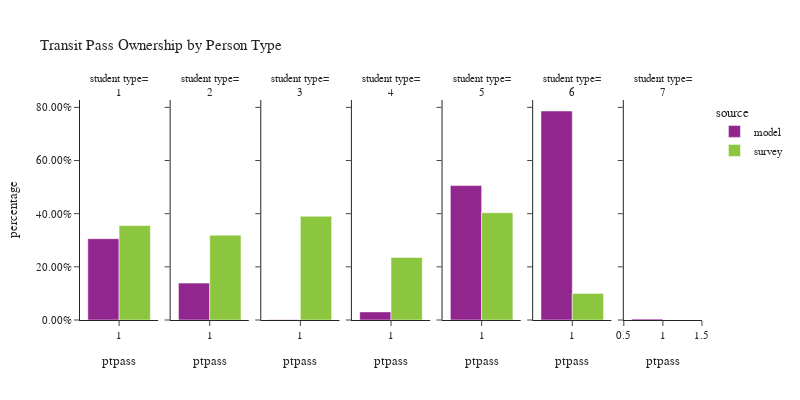

Notebook source saved alongside this figure:
### Code cell
plot_transit_pass(person, 'pptyp', 'Person Type', 'student type')

### Figure 1 — Plotly figure (JSON) as saved in the notebook; plotly's stock layout.template omitted (floating-point values rounded to 4 significant figures)
{"data": [{"alignmentgroup": "True", "customdata": [[504984]], "hovertemplate": "source=model<br>pptyp=1<br>ptpass=%{x}<br>percentage=%{y}<br>sample count=%{customdata[0]}<extra></extra>", "legendgroup": "model", "marker": {"color": "#91268F", "pattern": {"shape": ""}}, "name": "model", "offsetgroup": "model", "orientation": "v", "showlegend": true, "textposition": "auto", "type": "bar", "x": [1.0], "xaxis": "x", "y": [0.3059], "yaxis": "y"}, {"alignmentgroup": "True", "customdata": [[43002]], "hovertemplate": "source=model<br>pptyp=2<br>ptpass=%{x}<br>percentage=%{y}<br>sample count=%{customdata[0]}<extra></extra>", "legendgroup": "model", "marker": {"color": "#91268F", "pattern": {"shape": ""}}, "name": "model", "offsetgroup": "model", "orientation": "v", "showlegend": false, "textposition": "auto", "type": "bar", "x": [1.0], "xaxis": "x2", "y": [0.1388], "yaxis": "y2"}, {"alignmentgroup": "True", "customdata": [[247]], "hovertemplate": "source=model<br>pptyp=3<br>ptpass=%{x}<br>percentage=%{y}<br>sample count=%{customdata[0]}<extra></extra>", "legendgroup": "model", "marker": {"color": "#91268F", "pattern": {"shape": ""}}, "name": "model", "offsetgroup": "model", "orientation": "v", "showlegend": false, "textposition": "auto", "type": "bar", "x": [1.0], "xaxis": "x3", "y": [0.0005564], "yaxis": "y3"}, {"alignmentgroup": "True", "customdata": [[14815]], "hovertemplate": "source=model<br>pptyp=4<br>ptpass=%{x}<br>percentage=%{y}<br>sample count=%{customdata[0]}<extra></extra>", "legendgroup": "model", "marker": {"color": "#91268F", "pattern": {"shape": ""}}, "name": "model", "offsetgroup": "model", "orientation": "v", "showlegend": false, "textposition": "auto", "type": "bar", "x": [1.0], "xaxis": "x4", "y": [0.03057], "yaxis": "y4"}, {"alignmentgroup": "True", "customdata": [[75379]], "hovertemplate": "source=model<br>pptyp=5<br>ptpass=%{x}<br>percentage=%{y}<br>sample count=%{customdata[0]}<extra></extra>", "legendgroup": "model", "marker": {"color": "#91268F", "pattern": {"shape": ""}}, "name": "model", "offsetgroup": "model", "orientation": "v", "showlegend": false, "textposition": "auto", "type": "bar", "x": [1.0], "xaxis": "x5", "y": [0.5057], "yaxis": "y5"}, {"alignmentgroup": "True", "customdata": [[88260]], "hovertemplate": "source=model<br>pptyp=6<br>ptpass=%{x}<br>percentage=%{y}<br>sample count=%{customdata[0]}<extra></extra>", "legendgroup": "model", "marker": {"color": "#91268F", "pattern": {"shape": ""}}, "name": "model", "offsetgroup": "model", "orientation": "v", "showlegend": false, "textposition": "auto", "type": "bar", "x": [1.0], "xaxis": "x6", "y": [0.7863], "yaxis": "y6"}, {"alignmentgroup": "True", "customdata": [[1829]], "hovertemplate": "source=model<br>pptyp=7<br>ptpass=%{x}<br>percentage=%{y}<br>sample count=%{customdata[0]}<extra></extra>", "legendgroup": "model", "marker": {"color": "#91268F", "pattern": {"shape": ""}}, "name": "model", "offsetgroup": "model", "orientation": "v", "showlegend": false, "textposition": "auto", "type": "bar", "x": [1.0], "xaxis": "x7", "y": [0.003718], "yaxis": "y7"}, {"alignmentgroup": "True", "customdata": [[1491]], "hovertemplate": "source=survey<br>pptyp=1<br>ptpass=%{x}<br>percentage=%{y}<br>sample count=%{customdata[0]}<extra></extra>", "legendgroup": "survey", "marker": {"color": "#8CC63E", "pattern": {"shape": ""}}, "name": "survey", "offsetgroup": "survey", "orientation": "v", "showlegend": true, "textposition": "auto", "type": "bar", "x": [1.0], "xaxis": "x", "y": [0.3553], "yaxis": "y"}, {"alignmentgroup": "True", "customdata": [[241]], "hovertemplate": "source=survey<br>pptyp=2<br>ptpass=%{x}<br>percentage=%{y}<br>sample count=%{customdata[0]}<extra></extra>", "legendgroup": "survey", "marker": {"color": "#8CC63E", "pattern": {"shape": ""}}, "name": "survey", "offsetgroup": "survey", "orientation": "v", "showlegend": false, "textposition": "auto", "type": "bar", "x": [1.0], "xaxis": "x2", "y": [0.3191], "yaxis": "y2"}, {"alignmentgroup": "True", "customdata": [[468]], "hovertemplate": "source=survey<br>pptyp=3<br>ptpass=%{x}<br>percentage=%{y}<br>sample count=%{customdata[0]}<extra></extra>", "legendgroup": "survey", "marker": {"color": "#8CC63E", "pattern": {"shape": ""}}, "name": "survey", "offsetgroup": "survey", "orientation": "v", "showlegend": false, "textposition": "auto", "type": "bar", "x": [1.0], "xaxis": "x3", "y": [0.3905], "yaxis": "y3"}, {"alignmentgroup": "True", "customdata": [[335]], "hovertemplate": "source=survey<br>pptyp=4<br>ptpass=%{x}<br>percentage=%{y}<br>sample count=%{customdata[0]}<extra></extra>", "legendgroup": "survey", "marker": {"color": "#8CC63E", "pattern": {"shape": ""}}, "name": "survey", "offsetgroup": "survey", "orientation": "v", "showlegend": false, "textposition": "auto", "type": "bar", "x": [1.0], "xaxis": "x4", "y": [0.2354], "yaxis": "y4"}, {"alignmentgroup": "True", "customdata": [[100]], "hovertemplate": "source=survey<br>pptyp=5<br>ptpass=%{x}<br>percentage=%{y}<br>sample count=%{customdata[0]}<extra></extra>", "legendgroup": "survey", "marker": {"color": "#8CC63E", "pattern": {"shape": ""}}, "name": "survey", "offsetgroup": "survey", "orientation": "v", "showlegend": false, "textposition": "auto", "type": "bar", "x": [1.0], "xaxis": "x5", "y": [0.4037], "yaxis": "y5"}, {"alignmentgroup": "True", "customdata": [[17]], "hovertemplate": "source=survey<br>pptyp=6<br>ptpass=%{x}<br>percentage=%{y}<br>sample count=%{customdata[0]}<extra></extra>", "legendgroup": "survey", "marker": {"color": "#8CC63E", "pattern": {"shape": ""}}, "name": "survey", "offsetgroup": "survey", "orientation": "v", "showlegend": false, "textposition": "auto", "type": "bar", "x": [1.0], "xaxis": "x6", "y": [0.1001], "yaxis": "y6"}], "layout": {"annotations": [{"font": {}, "showarrow": false, "text": "student type=<br>1", "x": 0.06286, "xanchor": "center", "xref": "paper", "y": 1.0, "yanchor": "bottom", "yref": "paper"}, {"font": {}, "showarrow": false, "text": "student type=<br>2", "x": 0.2086, "xanchor": "center", "xref": "paper", "y": 1.0, "yanchor": "bottom", "yref": "paper"}, {"font": {}, "showarrow": false, "text": "student type=<br>3", "x": 0.3543, "xanchor": "center", "xref": "paper", "y": 1.0, "yanchor": "bottom", "yref": "paper"}, {"font": {}, "showarrow": false, "text": "student type=<br>4", "x": 0.5, "xanchor": "center", "xref": "paper", "y": 1.0, "yanchor": "bottom", "yref": "paper"}, {"font": {}, "showarrow": false, "text": "student type=<br>5", "x": 0.6457, "xanchor": "center", "xref": "paper", "y": 1.0, "yanchor": "bottom", "yref": "paper"}, {"font": {}, "showarrow": false, "text": "student type=<br>6", "x": 0.7914, "xanchor": "center", "xref": "paper", "y": 1.0, "yanchor": "bottom", "yref": "paper"}, {"font": {}, "showarrow": false, "text": "student type=<br>7", "x": 0.9371, "xanchor": "center", "xref": "paper", "y": 1.0, "yanchor": "bottom", "yref": "paper"}], "barmode": "group", "font": {"size": 11}, "height": 400, "legend": {"title": {"text": "source"}, "tracegroupgap": 0}, "title": {"text": "Transit Pass Ownership by Person Type"}, "width": 800, "xaxis": {"anchor": "y", "domain": [0.0, 0.1257], "title": {"text": "ptpass"}}, "xaxis2": {"anchor": "y2", "domain": [0.1457, 0.2714], "matches": "x", "title": {"text": "ptpass"}}, "xaxis3": {"anchor": "y3", "domain": [0.2914, 0.4171], "matches": "x", "title": {"text": "ptpass"}}, "xaxis4": {"anchor": "y4", "domain": [0.4371, 0.5629], "matches": "x", "title": {"text": "ptpass"}}, "xaxis5": {"anchor": "y5", "domain": [0.5829, 0.7086], "matches": "x", "title": {"text": "ptpass"}}, "xaxis6": {"anchor": "y6", "domain": [0.7286, 0.8543], "matches": "x", "title": {"text": "ptpass"}}, "xaxis7": {"anchor": "y7", "domain": [0.8743, 1.0], "matches": "x", "title": {"text": "ptpass"}}, "yaxis": {"anchor": "x", "domain": [0.0, 1.0], "tickformat": ".2%", "title": {"text": "percentage"}}, "yaxis2": {"anchor": "x2", "domain": [0.0, 1.0], "matches": "y", "showticklabels": false, "tickformat": ".2%"}, "yaxis3": {"anchor": "x3", "domain": [0.0, 1.0], "matches": "y", "showticklabels": false, "tickformat": ".2%"}, "yaxis4": {"anchor": "x4", "domain": [0.0, 1.0], "matches": "y", "showticklabels": false, "tickformat": ".2%"}, "yaxis5": {"anchor": "x5", "domain": [0.0, 1.0], "matches": "y", "showticklabels": false, "tickformat": ".2%"}, "yaxis6": {"anchor": "x6", "domain": [0.0, 1.0], "matches": "y", "showticklabels": false, "tickformat": ".2%"}, "yaxis7": {"anchor": "x7", "domain": [0.0, 1.0], "matches": "y", "showticklabels": false, "tickformat": ".2%"}}}
